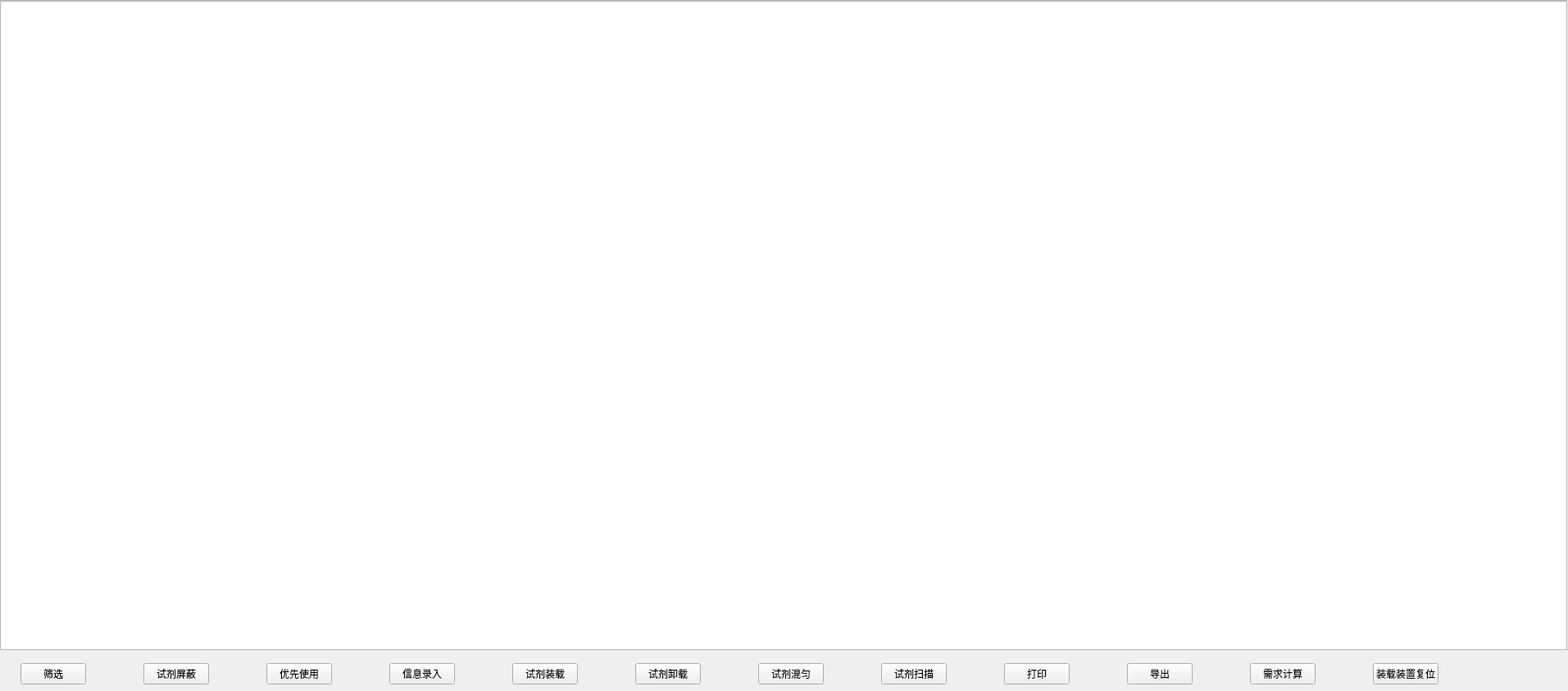
<?xml version="1.0" encoding="UTF-8"?>
<ui version="4.0">
 <class>ReagentListShow</class>
 <widget class="QWidget" name="ReagentListShow">
  <property name="geometry">
   <rect>
    <x>0</x>
    <y>0</y>
    <width>1913</width>
    <height>843</height>
   </rect>
  </property>
  <property name="windowTitle">
   <string>P300ReagentWidget</string>
  </property>
  <widget class="QTableView" name="tableView">
   <property name="geometry">
    <rect>
     <x>0</x>
     <y>1</y>
     <width>1912</width>
     <height>792</height>
    </rect>
   </property>
   <property name="styleSheet">
    <string notr="true"/>
   </property>
   <property name="lineWidth">
    <number>10</number>
   </property>
   <property name="midLineWidth">
    <number>20</number>
   </property>
   <property name="horizontalScrollBarPolicy">
    <enum>Qt::ScrollBarAsNeeded</enum>
   </property>
   <property name="sizeAdjustPolicy">
    <enum>QAbstractScrollArea::AdjustIgnored</enum>
   </property>
   <property name="autoScroll">
    <bool>false</bool>
   </property>
   <property name="dragDropOverwriteMode">
    <bool>true</bool>
   </property>
   <property name="selectionBehavior">
    <enum>QAbstractItemView::SelectRows</enum>
   </property>
   <property name="showGrid">
    <bool>false</bool>
   </property>
   <property name="sortingEnabled">
    <bool>true</bool>
   </property>
   <attribute name="horizontalHeaderCascadingSectionResizes">
    <bool>false</bool>
   </attribute>
   <attribute name="horizontalHeaderDefaultSectionSize">
    <number>148</number>
   </attribute>
   <attribute name="horizontalHeaderHighlightSections">
    <bool>false</bool>
   </attribute>
   <attribute name="horizontalHeaderMinimumSectionSize">
    <number>25</number>
   </attribute>
   <attribute name="horizontalHeaderStretchLastSection">
    <bool>true</bool>
   </attribute>
   <attribute name="verticalHeaderVisible">
    <bool>false</bool>
   </attribute>
   <attribute name="verticalHeaderDefaultSectionSize">
    <number>44</number>
   </attribute>
  </widget>
  <widget class="QFrame" name="line_v">
   <property name="geometry">
    <rect>
     <x>0</x>
     <y>1</y>
     <width>1</width>
     <height>792</height>
    </rect>
   </property>
   <property name="frameShape">
    <enum>QFrame::StyledPanel</enum>
   </property>
   <property name="frameShadow">
    <enum>QFrame::Raised</enum>
   </property>
   <property name="lines" stdset="0">
    <string notr="true">solid</string>
   </property>
  </widget>
  <widget class="QFrame" name="line_v_2">
   <property name="geometry">
    <rect>
     <x>1911</x>
     <y>1</y>
     <width>1</width>
     <height>792</height>
    </rect>
   </property>
   <property name="frameShape">
    <enum>QFrame::StyledPanel</enum>
   </property>
   <property name="frameShadow">
    <enum>QFrame::Raised</enum>
   </property>
   <property name="lines" stdset="0">
    <string notr="true">solid</string>
   </property>
  </widget>
  <widget class="QFrame" name="line_h">
   <property name="geometry">
    <rect>
     <x>0</x>
     <y>0</y>
     <width>1912</width>
     <height>1</height>
    </rect>
   </property>
   <property name="frameShape">
    <enum>QFrame::StyledPanel</enum>
   </property>
   <property name="frameShadow">
    <enum>QFrame::Raised</enum>
   </property>
   <property name="lines" stdset="0">
    <string notr="true">solid</string>
   </property>
  </widget>
  <widget class="QFrame" name="line_h_2">
   <property name="geometry">
    <rect>
     <x>1</x>
     <y>792</y>
     <width>1912</width>
     <height>1</height>
    </rect>
   </property>
   <property name="frameShape">
    <enum>QFrame::StyledPanel</enum>
   </property>
   <property name="frameShadow">
    <enum>QFrame::Raised</enum>
   </property>
   <property name="lines" stdset="0">
    <string notr="true">solid</string>
   </property>
  </widget>
  <widget class="QWidget" name="widget" native="true">
   <property name="geometry">
    <rect>
     <x>25</x>
     <y>802</y>
     <width>1881</width>
     <height>40</height>
    </rect>
   </property>
   <layout class="QHBoxLayout" name="horizontalLayout" stretch="0,0,0,0,0,0,0,0,0,0,0,0,0">
    <property name="spacing">
     <number>70</number>
    </property>
    <property name="leftMargin">
     <number>0</number>
    </property>
    <property name="topMargin">
     <number>0</number>
    </property>
    <property name="rightMargin">
     <number>0</number>
    </property>
    <property name="bottomMargin">
     <number>0</number>
    </property>
    <item>
     <widget class="QPushButton" name="selectCheck">
      <property name="sizePolicy">
       <sizepolicy hsizetype="Minimum" vsizetype="Fixed">
        <horstretch>0</horstretch>
        <verstretch>0</verstretch>
       </sizepolicy>
      </property>
      <property name="minimumSize">
       <size>
        <width>0</width>
        <height>0</height>
       </size>
      </property>
      <property name="maximumSize">
       <size>
        <width>16777215</width>
        <height>16777215</height>
       </size>
      </property>
      <property name="text">
       <string>筛选</string>
      </property>
      <property name="buttons" stdset="0">
       <string notr="true">flat</string>
      </property>
     </widget>
    </item>
    <item>
     <widget class="QPushButton" name="reagentshield">
      <property name="minimumSize">
       <size>
        <width>0</width>
        <height>0</height>
       </size>
      </property>
      <property name="maximumSize">
       <size>
        <width>16777215</width>
        <height>16777215</height>
       </size>
      </property>
      <property name="text">
       <string>试剂屏蔽</string>
      </property>
      <property name="buttons" stdset="0">
       <string notr="true">flat</string>
      </property>
     </widget>
    </item>
    <item>
     <widget class="QPushButton" name="reagentPriority">
      <property name="minimumSize">
       <size>
        <width>0</width>
        <height>0</height>
       </size>
      </property>
      <property name="maximumSize">
       <size>
        <width>16777215</width>
        <height>16777215</height>
       </size>
      </property>
      <property name="text">
       <string>优先使用</string>
      </property>
      <property name="buttons" stdset="0">
       <string notr="true">flat</string>
      </property>
     </widget>
    </item>
    <item>
     <widget class="QPushButton" name="reagentRegister">
      <property name="minimumSize">
       <size>
        <width>0</width>
        <height>0</height>
       </size>
      </property>
      <property name="maximumSize">
       <size>
        <width>16777215</width>
        <height>16777215</height>
       </size>
      </property>
      <property name="text">
       <string>信息录入</string>
      </property>
      <property name="buttons" stdset="0">
       <string notr="true">flat</string>
      </property>
     </widget>
    </item>
    <item>
     <widget class="QPushButton" name="reagentUploadBtn">
      <property name="minimumSize">
       <size>
        <width>0</width>
        <height>0</height>
       </size>
      </property>
      <property name="maximumSize">
       <size>
        <width>16777215</width>
        <height>16777215</height>
       </size>
      </property>
      <property name="text">
       <string>试剂装载</string>
      </property>
      <property name="buttons" stdset="0">
       <string notr="true">flat</string>
      </property>
     </widget>
    </item>
    <item>
     <widget class="QPushButton" name="reagentUnload">
      <property name="minimumSize">
       <size>
        <width>0</width>
        <height>0</height>
       </size>
      </property>
      <property name="maximumSize">
       <size>
        <width>16777215</width>
        <height>16777215</height>
       </size>
      </property>
      <property name="text">
       <string>试剂卸载</string>
      </property>
      <property name="buttons" stdset="0">
       <string notr="true">flat</string>
      </property>
     </widget>
    </item>
    <item>
     <widget class="QPushButton" name="mixMagneticBtn">
      <property name="minimumSize">
       <size>
        <width>0</width>
        <height>0</height>
       </size>
      </property>
      <property name="maximumSize">
       <size>
        <width>16777215</width>
        <height>16777215</height>
       </size>
      </property>
      <property name="text">
       <string>试剂混匀</string>
      </property>
      <property name="buttons" stdset="0">
       <string notr="true">flat</string>
      </property>
     </widget>
    </item>
    <item>
     <widget class="QPushButton" name="reagentScan">
      <property name="minimumSize">
       <size>
        <width>0</width>
        <height>0</height>
       </size>
      </property>
      <property name="maximumSize">
       <size>
        <width>16777215</width>
        <height>16777215</height>
       </size>
      </property>
      <property name="text">
       <string>试剂扫描</string>
      </property>
      <property name="buttons" stdset="0">
       <string notr="true">flat</string>
      </property>
     </widget>
    </item>
    <item>
     <widget class="QPushButton" name="PrintBtn">
      <property name="minimumSize">
       <size>
        <width>0</width>
        <height>0</height>
       </size>
      </property>
      <property name="maximumSize">
       <size>
        <width>16777215</width>
        <height>16777215</height>
       </size>
      </property>
      <property name="text">
       <string>打印</string>
      </property>
      <property name="buttons" stdset="0">
       <string notr="true">flat</string>
      </property>
     </widget>
    </item>
    <item>
     <widget class="QPushButton" name="export_btn">
      <property name="minimumSize">
       <size>
        <width>0</width>
        <height>0</height>
       </size>
      </property>
      <property name="maximumSize">
       <size>
        <width>16777215</width>
        <height>16777215</height>
       </size>
      </property>
      <property name="text">
       <string>导出</string>
      </property>
      <property name="buttons" stdset="0">
       <string notr="true">flat</string>
      </property>
     </widget>
    </item>
    <item>
     <widget class="QPushButton" name="RequireCalcBtn">
      <property name="minimumSize">
       <size>
        <width>0</width>
        <height>0</height>
       </size>
      </property>
      <property name="maximumSize">
       <size>
        <width>16777215</width>
        <height>16777215</height>
       </size>
      </property>
      <property name="text">
       <string>需求计算</string>
      </property>
      <property name="buttons" stdset="0">
       <string notr="true">flat</string>
      </property>
     </widget>
    </item>
    <item>
     <widget class="QPushButton" name="LoadPartResetBtn">
      <property name="text">
       <string>装载装置复位</string>
      </property>
      <property name="buttons" stdset="0">
       <string>flat</string>
      </property>
     </widget>
    </item>
    <item>
     <spacer name="horizontalSpacer">
      <property name="orientation">
       <enum>Qt::Horizontal</enum>
      </property>
      <property name="sizeHint" stdset="0">
       <size>
        <width>40</width>
        <height>20</height>
       </size>
      </property>
     </spacer>
    </item>
   </layout>
  </widget>
  <zorder>tableView</zorder>
  <zorder>line_v</zorder>
  <zorder>line_h</zorder>
  <zorder>line_v_2</zorder>
  <zorder>line_h_2</zorder>
  <zorder>widget</zorder>
 </widget>
 <layoutdefault spacing="6" margin="11"/>
 <resources/>
 <connections/>
</ui>
